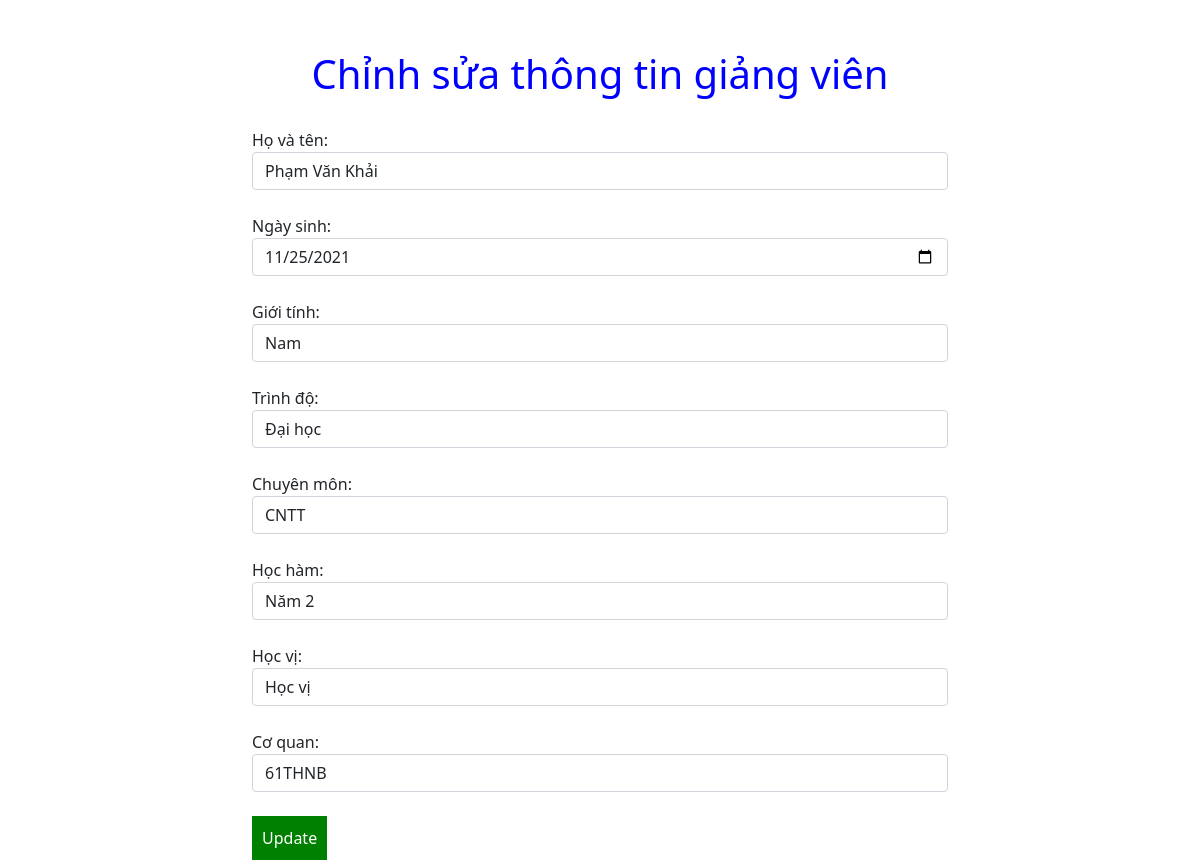
/index.php?controller=giangvien&action=edit&magv=9, run on the app's committed database.
### tables this page shows
CREATE TABLE `giangvien` (
  `magv` int(11) NOT NULL,
  `hovaten` varchar(255) DEFAULT NULL,
  `ngaysinh` date DEFAULT NULL,
  `gioitinh` varchar(255) DEFAULT NULL,
  `trinhdo` varchar(255) DEFAULT NULL,
  `chuyenmon` varchar(255) DEFAULT NULL,
  `hocham` varchar(255) DEFAULT NULL,
  `hocvi` varchar(255) DEFAULT NULL,
  `coquan` varchar(255) DEFAULT NULL
);

### controllers/giangvienController.php (called while the page is built, shortened)
<?php
require_once 'models/giangvien.php';
class giangvienController {
    public function edit() {
        $magv = $_GET['magv'];
        $giangvienModel = new giangvien();
        $giangvien = $giangvienModel->getgiangvienById($magv);
        require_once 'views/giangviens/edit.php';
    }
}

### index.php (called while the page is built, shortened)
<?php
$action = isset($_GET['action']) ? $_GET['action'] :
    'index';
$object = new $classController();
$object->$action();
?>

### models/giangvien.php (called while the page is built, shortened)
<?php
class giangvien {
    public function getgiangvienById($magv = null) {
        $connection = $this->connectDb();
        $querySelect = "SELECT * FROM giangvien WHERE magv=$magv";
        $results = mysqli_query($connection, $querySelect);
        $giangvien = [];
        if (mysqli_num_rows($results) > 0) {
            $giangviens = mysqli_fetch_all($results, MYSQLI_ASSOC);
            $giangvien = $giangviens[0];
        }
        return $giangvien;
    }
    public function connectDb() {
        $connection = mysqli_connect(DB_HOST,
            DB_USERNAME, DB_PASSWORD, DB_NAME);
        return $connection;
    }
}

### views/giangviens/edit.php (the view, shortened to what this page needs)
<?php
    require "header.php";
?>
<div style = "width:60%" class="container">
    <h1 style="display: flex;align-items: center;justify-content: center;margin-bottom:30px;margin-top:50px;color:blue">Chỉnh sửa thông tin giảng viên</h1>
<form action="" method="post">
Họ và tên:
    <input class="form-control" type="text"
           name="hovaten"
           value="<?php
           echo isset($_POST['hovaten']) ? $_POST['hovaten'] : $giangvien['hovaten']?>"
    />
    <br />
    Ngày sinh:
    <input class="form-control" type="date"
           name="ngaysinh"
           value="<?php
           echo isset($_POST['ngaysinh']) ? $_POST['ngaysinh'] : $giangvien['ngaysinh']?>"
    />
    <br />
    Giới tính:
    <input class="form-control" type="text"
           name="gioitinh"
           value="<?php
           echo isset($_POST['gioitinh']) ? $_POST['gioitinh'] : $giangvien['gioitinh']?>"
    />
    <br />
    Trình độ:
    <input class="form-control" type="text"
           name="trinhdo"
           value="<?php
           echo isset($_POST['trinhdo']) ? $_POST['trinhdo'] : $giangvien['trinhdo']?>"
    />
    <br />
    Chuyên môn:
    <input class="form-control" type="text"
           name="chuyenmon"
           value="<?php
           echo isset($_POST['chuyenmon']) ? $_POST['chuyenmon'] : $giangvien['chuyenmon']?>"
    />
    <br />
    Học hàm:
    <input class="form-control" type="text"
           name="hocham"
           value="<?php
           echo isset($_POST['hocham']) ? $_POST['hocham'] : $giangvien['hocham']?>"
    />
    <br />
    Học vị:
    <input class="form-control" type="text"
           name="hocvi"
           value="<?php
           echo isset($_POST['hocvi']) ? $_POST['hocvi'] : $giangvien['hocvi']?>"
    />
    <br />
    Cơ quan:
    <input class="form-control" type="text"
           name="coquan"
           value="<?php
           echo isset($_POST['coquan']) ? $_POST['coquan'] : $giangvien['coquan']?>"
    />
    <br />
    <input style="border:none;   background-color: green;color: white;;padding:10px" type="submit" name="submit" value="Update" />
</form>
</div>

### data on the page
giangvien: hovaten "Phạm Văn Khải", ngaysinh "11/25/2021", gioitinh "Nam", trinhdo "Đại học", chuyenmon "CNTT", hocham "Năm 2", hocvi "Học vị", coquan "61THNB"
